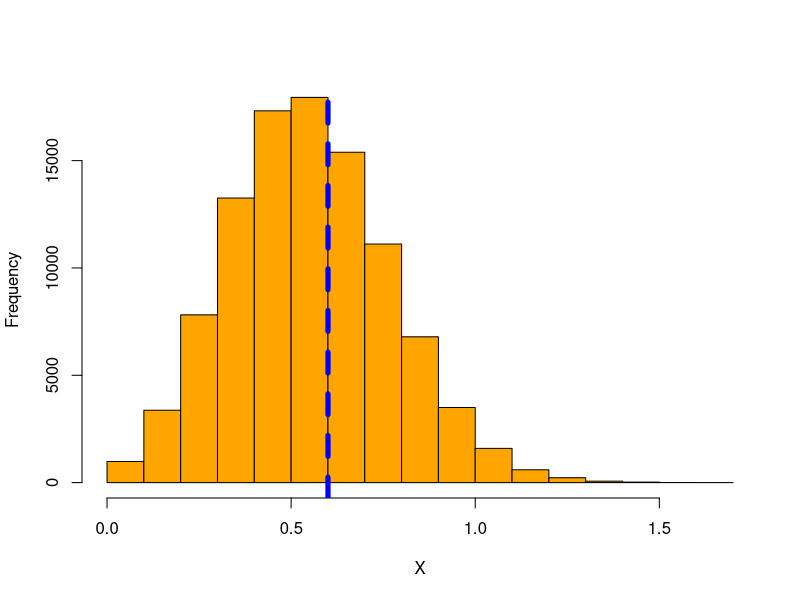
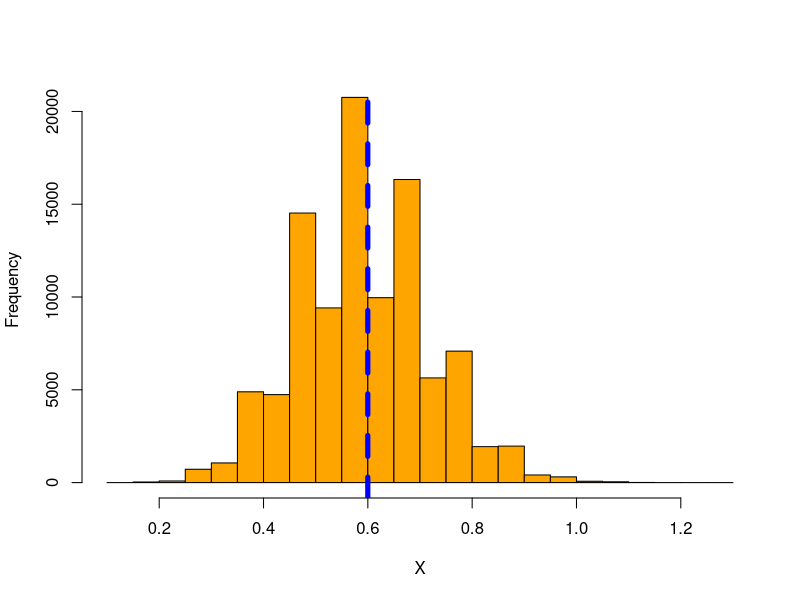
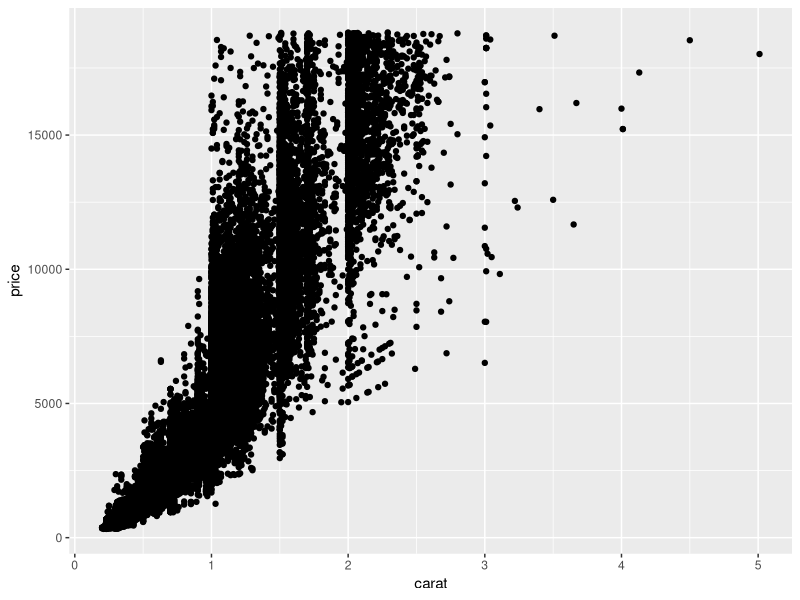
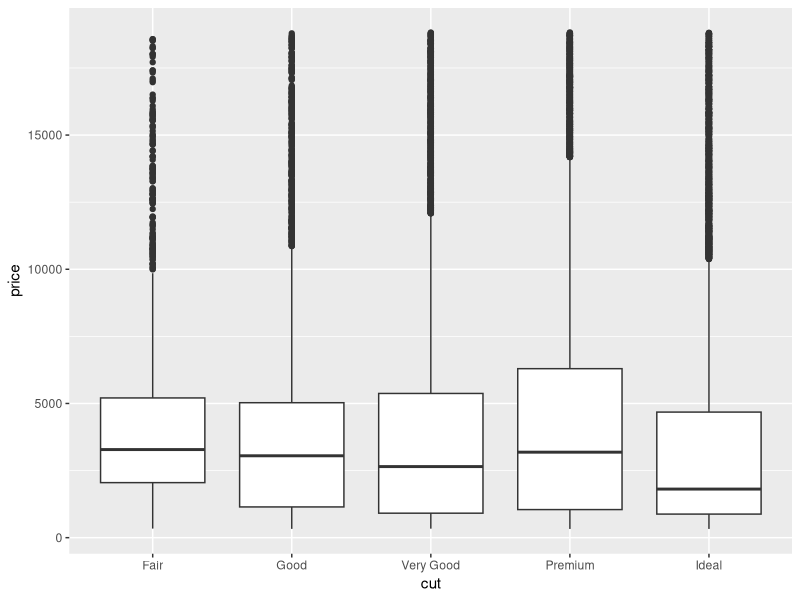
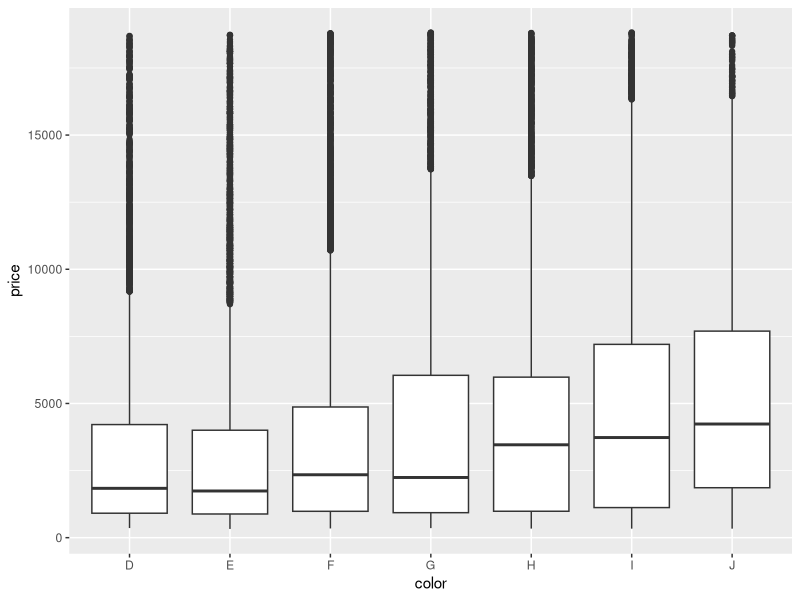
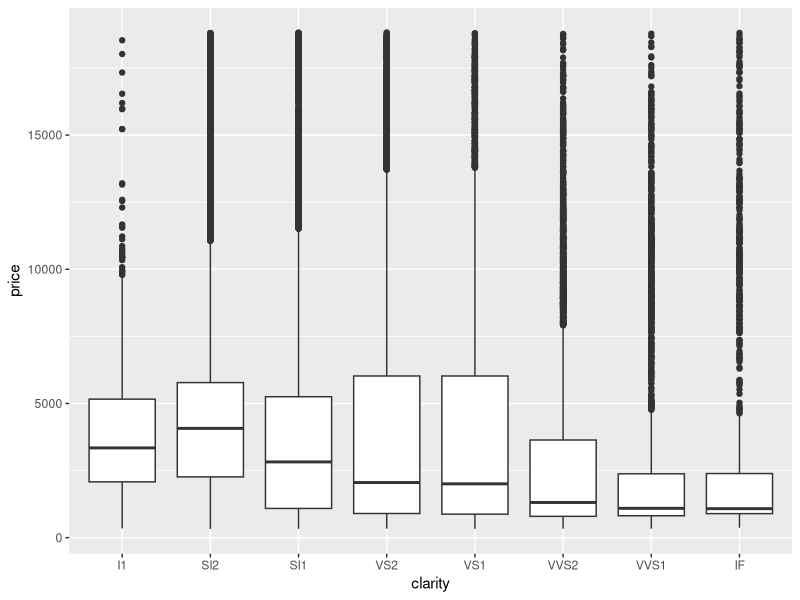
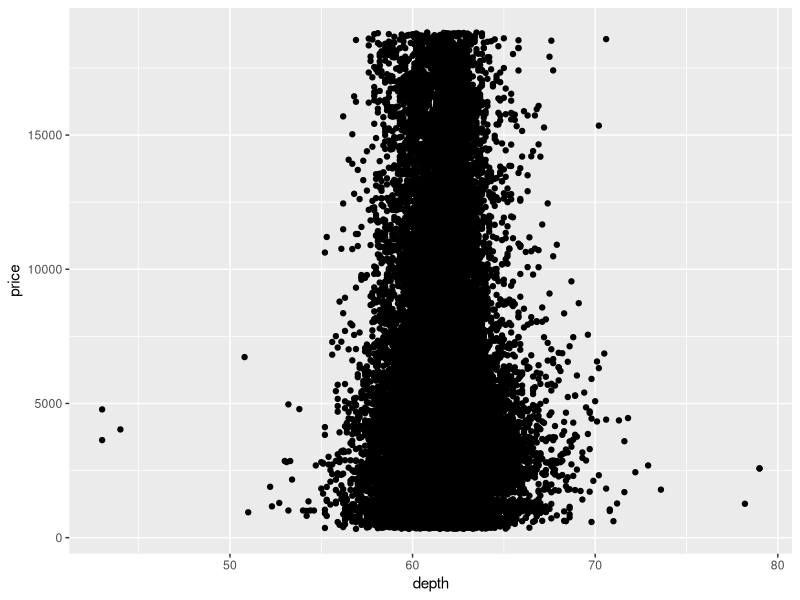
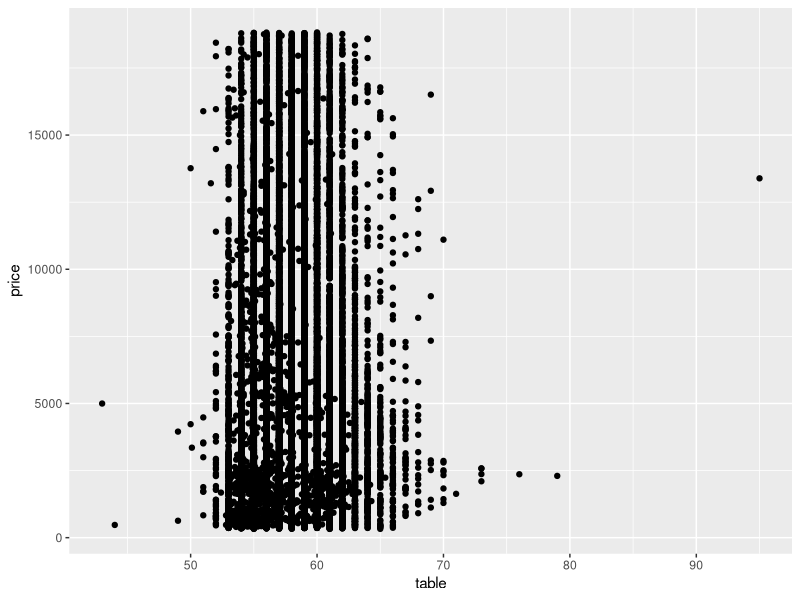

Here is the R script that generated these plots, in order:
## ---- chunk 1
knitr::opts_chunk$set(echo = TRUE)
## ---- chunk 2
library(tidyverse)
library(dplyr)
## ---- chunk 3
X = c(0:3)
P = c(64/125, 48/125, 12/125, 1/125)
(X1_probs = data.frame(X = 0:3, prob = P))
(mean_X1 = sum(X*P))
(sigma_X1 = sum((X - mean_X1)^2 * P))

## ---- chunk 4
set.seed(100)
N = 100000
n = 10
poblacion = c(0, 1, 2, 3)
p1 = c(64, 48, 12, 1)
X = replicate(N, {
muestra_X = sample(poblacion, n, prob = p1, replace = TRUE)
mean(muestra_X)
})
head(X, 10)

hist(X,
     main = "", 
     col = "orange")
abline(v = mean(X), lty = 2, lwd = 5, col = "blue")

## ---- chunk 5
set.seed(100)
N = 100000
n = 30
poblacion = c(0, 1, 2, 3)
p1 = c(64, 48, 12, 1)
X = replicate(N, {
muestra_X = sample(poblacion, n, prob = p1, replace = TRUE)
mean(muestra_X)
})
head(X, 10)

prop.table(table(X))
hist(X,
     main = "", 
     col = "orange")
abline(v = mean(X), lty = 2, lwd = 5, col = "blue")
## ---- chunk 6
prob = c(64/125,48/125,12/125,1/125)*rep(c(1/2,1/4,1/4), each = 4)

X_1 = rep(0:3, 3)
X_2 = rep(0:2, each = 4)
suma = X_1 + X_2
(table = data.frame(suma, X_1, X_2, prob))

(table1 = table %>% 
  group_by(suma) %>% 
  summarise(prob = sum(prob)))

## ---- chunk 7
X1 = sample(0:3)
X2 = sample(0:2)
P1 = c(64/125, 48/125, 12/125, 1/125)
P2 = c(1/2, 1/4, 1/4)

mean_X2 = sum(X2*P2)

meanSum = mean_X1 + mean_X2

set.seed(100)
k = 10000

X1 = c(0:3)
X2 = c(0:2)


medias_suma_valores = replicate(k, {
  muestra = sample(X1, size = 1, replace = TRUE, prob = P1) + sample(X2, size = 1, replace = TRUE, prob = P2)
  mean(muestra)
})
mean(medias_suma_valores)


## ---- chunk 8
testResults = read_csv("testResults.csv")
tR_tidy <- testResults %>%
  separate(gender_age, c("gender", "age"), convert = TRUE) %>% 
  pivot_longer(c('week1', 'week2', 'week3', 'week4', 'week5'), names_to = "week", values_to = "grade") %>% 
  arrange(name) 

tR_tidy$week <- gsub("week", "", as.character(tR_tidy$week))

sum(is.na(tR_tidy))

head(tR_tidy,10)
## ---- chunk 9
ggplot(diamonds, aes(x = carat, y = price)) + 
  geom_point()

## ---- chunk 10
ggplot(diamonds, aes(x = cut, y = price)) +
  geom_boxplot()
## ---- chunk 11
ggplot(diamonds, aes(x = color, y = price)) +
  geom_boxplot()
## ---- chunk 12
ggplot(diamonds, aes(x = clarity, y = price)) +
  geom_boxplot()
## ---- chunk 13
ggplot(diamonds, aes(x = depth, y = price)) + 
  geom_point()

## ---- chunk 14
ggplot(diamonds, aes(x = table, y = price)) + 
  geom_point()
## ---- chunk 15
ggplot(diamonds, aes(x = cut, y = carat)) + 
  geom_boxplot()
## ---- chunk 16
view(who)
who1<- who %>%
  pivot_longer(
    cols = new_sp_m014:newrel_f65, 
    names_to = "key", 
    values_to = "cases", 
    #values_drop_na = TRUE
  ) %>% 
  mutate(
    key = stringr::str_replace(key, "newrel", "new_rel")
  ) %>%
  separate(key, c("new", "var", "sexage")) %>% 
  select(-new, -iso2, -iso3) %>% 
  separate(sexage, c("sex", "age"), sep = 1)

who1 %>% 
  filter(cases == 0) %>% 
  nrow()
 
sum(is.na(who1$cases))

## ---- chunk 17
nrow(who1)

who1 %>% 
  complete(country) %>% 
  nrow()

who1 %>% 
  complete(year) %>% 
  nrow()

who1 %>% 
  complete(var) %>% 
  nrow()

who1 %>% 
  complete(sex) %>% 
  nrow()

who1 %>% 
  complete(age) %>% 
  nrow()

who1 %>% 
  complete(cases) %>% 
  nrow()
## ---- chunk 18
#Limpiamos los datos
library(tidyverse)

who2 <- who %>%
  pivot_longer(
    cols = new_sp_m014:newrel_f65, 
    names_to = "key", 
    values_to = "cases", 
    values_drop_na = TRUE
  ) %>% 
  mutate(
    key = stringr::str_replace(key, "newrel", "new_rel")
  ) %>%
  separate(key, c("new", "var", "sexage")) %>% 
  select(-new, -iso2, -iso3) %>% 
  separate(sexage, c("sex", "age"), sep = 1)

#Agrupamos por sexo, pais y año, y a su vez creamos con ggplot una gráfica informativa
who2 %>% 
  group_by(country, year, sex) %>% 
  filter(year > 1995) %>% 
  summarise(cases = sum(cases)) %>% 
  unite(country_sex, country, sex, remove = FALSE) %>%
  ggplot() +
  geom_line(mapping = aes(x = year, y = cases, color = sex,
                          group = country_sex))
